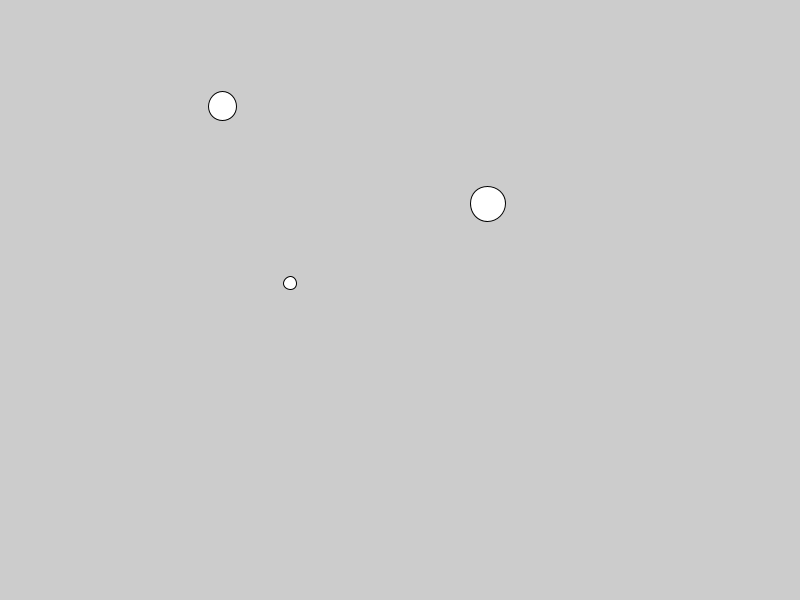
Frame 1 (no input)
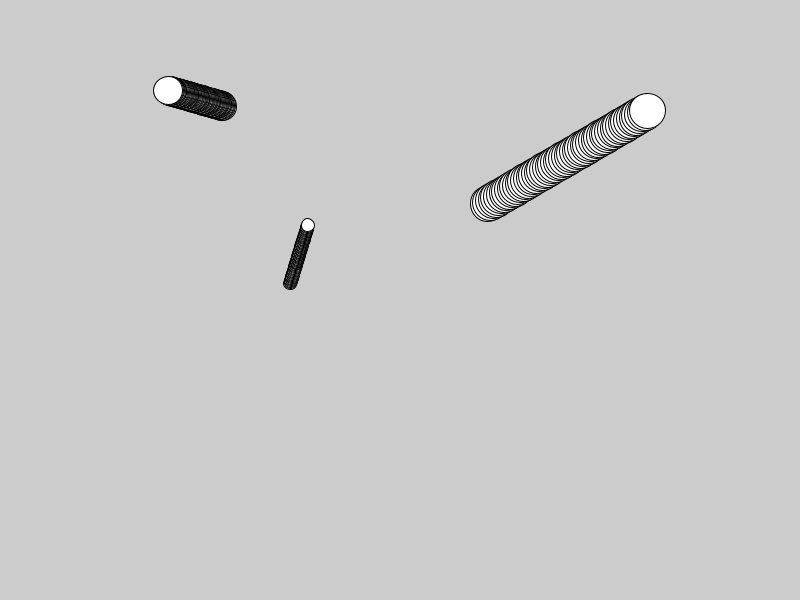
Frame 60 (the mouse pressed at the canvas centre just before this capture)
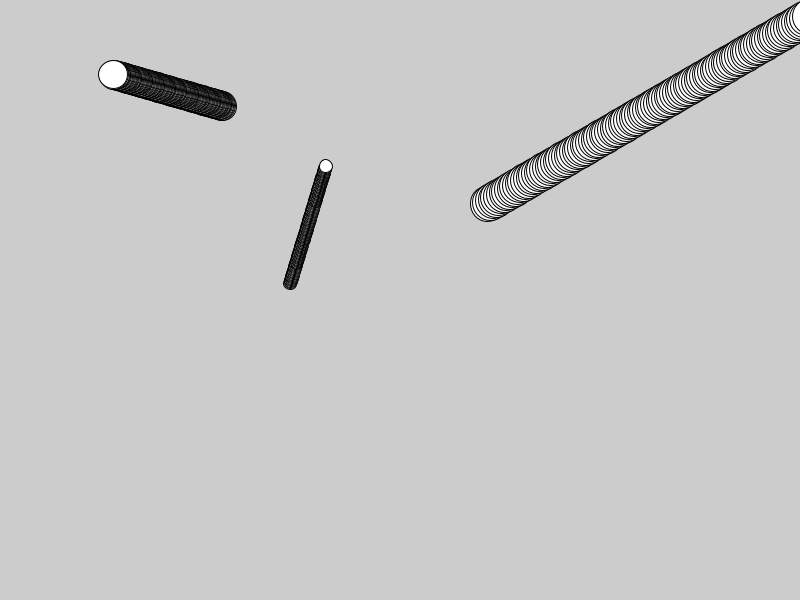
Frame 120 (the mouse held since frame 60 and released just before this capture)

The Processing sketch that drew these frames (run headless with seeded random() and noise(); from frame 60 on, the mouse is pressed at the canvas centre):

// Processing sketch: sketch_250924a
// ── sketch_250924a.pde
ArrayList<Bouncer> bouncyboiz = new ArrayList<Bouncer>();

void setup(){
  
 size(800,600);
 for(int i = 0; i<3; i++){
   bouncyboiz.add(new Bouncer());
 }
}
 void draw(){
   for(int i = 0; i < bouncyboiz.size(); i++){
     bouncyboiz.get(i).display();
     bouncyboiz.get(i).move();
   }
 }
 void keyPressed(){
    for(int i = 0; i < bouncyboiz.size(); i++){
      bouncyboiz.get(i).displayColor();
    }
 }

// ── bouncer.pde
class Bouncer {
  PVector pos;
  PVector vel;
  float size;
  color c;
  Bouncer() {
    pos = new PVector(random(100, 700), random(100, 500));
    vel = new PVector(random(-3, 3), random(-3, 3));
    size =random(10, 40);
    c = color(255, 0, 0);
  }
  void move() {
    pos.add(vel);
    if (pos.x < size/2 || pos.y > width - (size/2)) {
      vel.x = -vel.x;
    }
    if (pos.y < size/2 || pos.y > height - (size/2)) {
      vel.y = -vel.y;
    }
    displayColor();
  }
  void display() {
    fill(255);
    circle(pos.x, pos.y, size);
  }

  void displayColor() {
    c=color(random(255), random(255), random(255), 10);
  }
}
